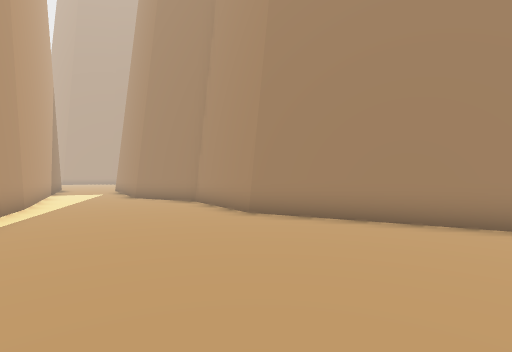
View 1 (above)

21 first-person views from a walk through a Unity game level. The camera is 1.2 m above the floor, looks level and sees 85° across. The floor is counted in squares, 1.31 m on a side. Each view is taken from the middle of a square. On the plan, view 1 faces up. The plan holds only what a view shows up to about 11 squares ahead; the rest is blank. The place goes on beyond the plan. The player is left out. Some animated figures are not drawn.

View 2
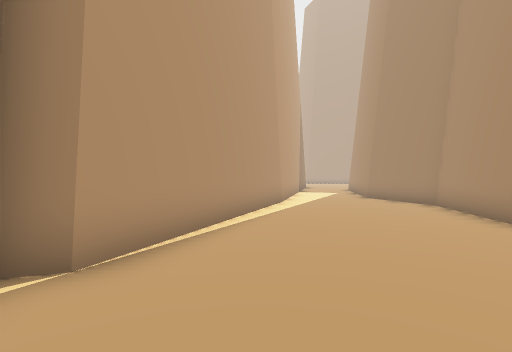

View 3
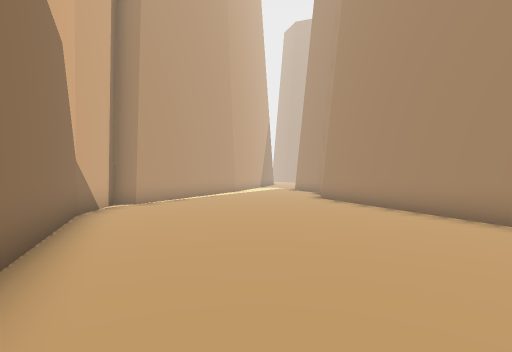

View 4
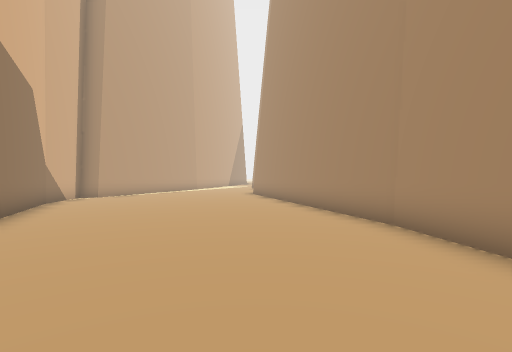

View 5
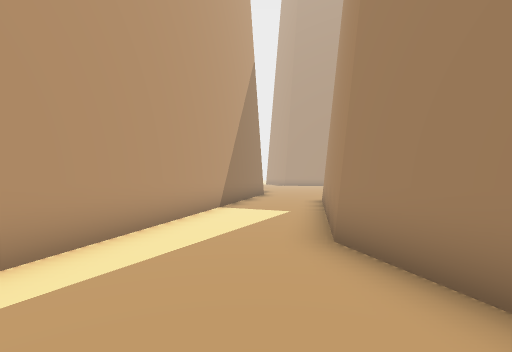

View 6
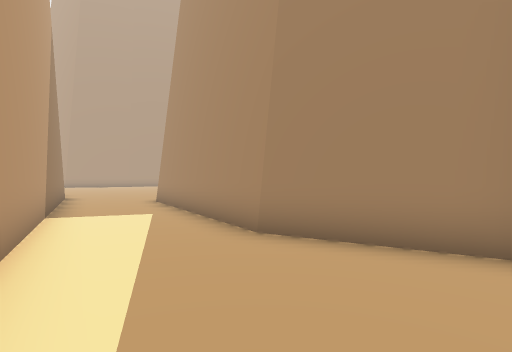

View 7
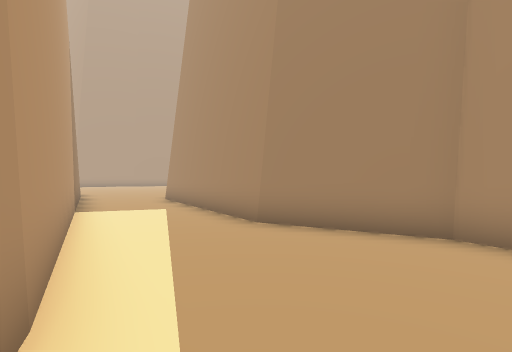

View 8
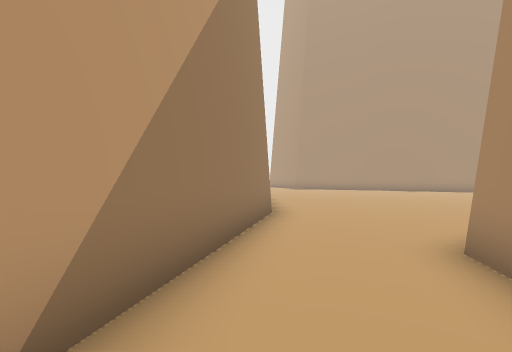

View 9
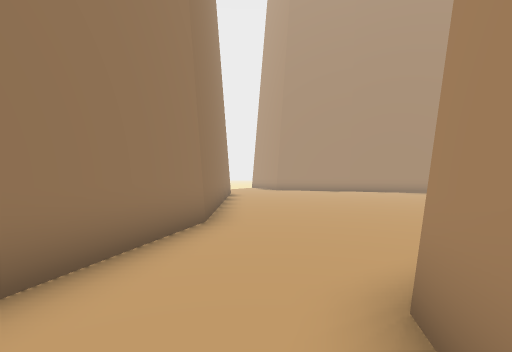

View 10
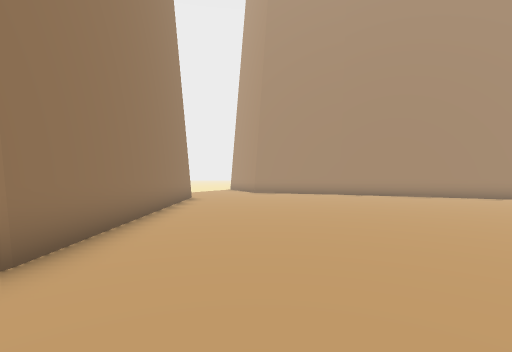

View 11
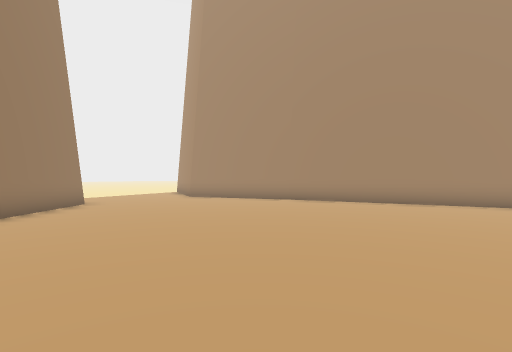

View 12
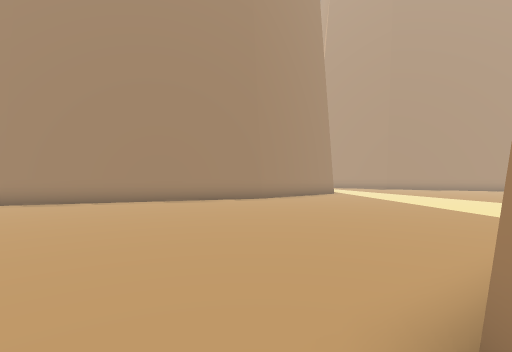

View 13
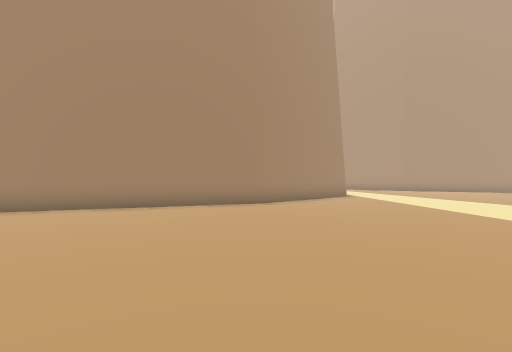

View 14
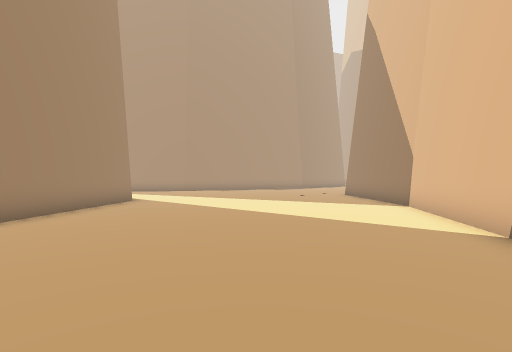

View 15
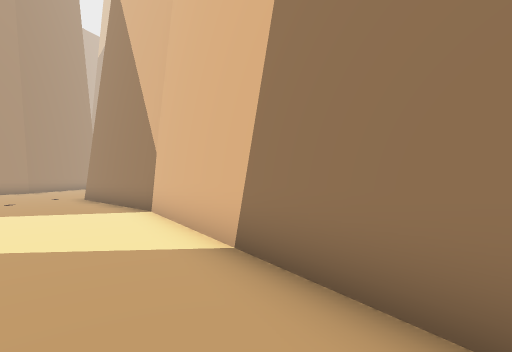

View 16
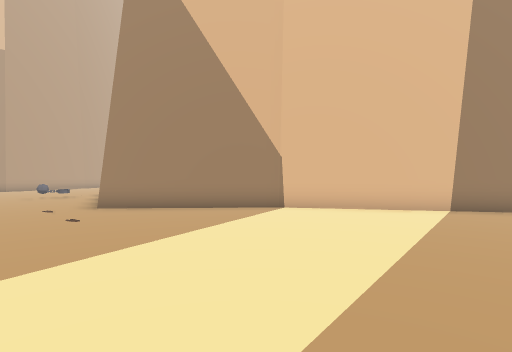

View 17
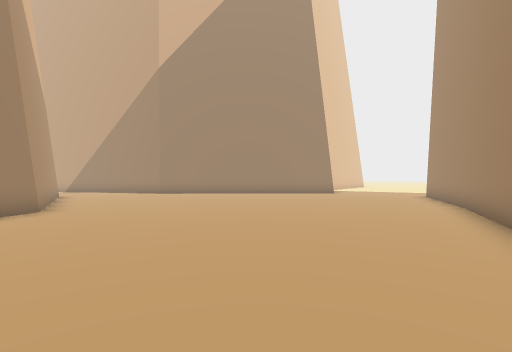

View 18
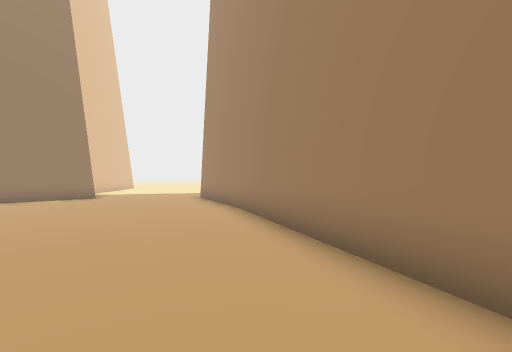

View 19
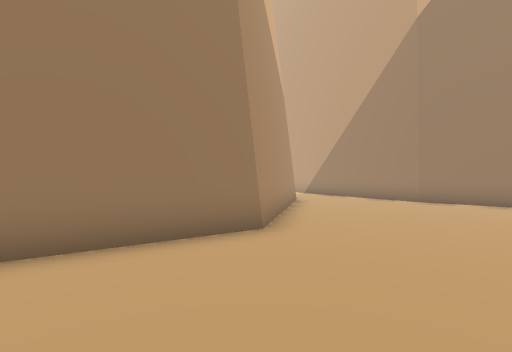

View 20
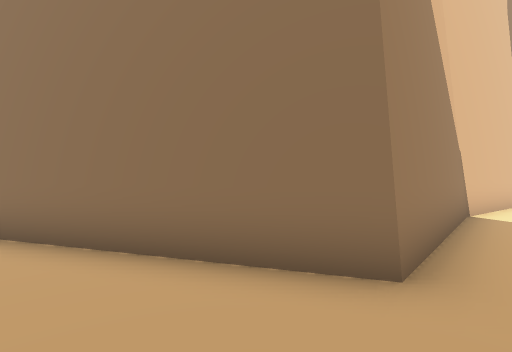

View 21
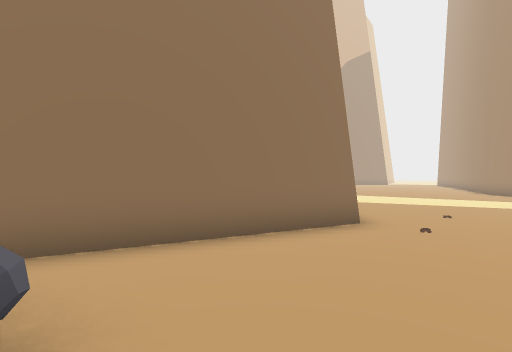

### Floor plan
Points are (right, up) in squares from view 1. A wall is a line through its corners. A room is listed if a view was taken in it or the views show most of it. See-through windows are left out.
Room 1 (views 1, 2, 3, 4, 5, 6, 7, 8, 9)
walls: (8.2, 2.5) (-0.1, 7) (-2.1, 10) (-4.9, 11.5) (-7.8, 16.1); (-6.4, 7.7) (-3.2, 0.7) (-3.5, 0.1) (-1.5, -1.4) (2.4, -2.9); (9.9, 1.2) (8.1, 2.6); (-10.8, 15) (-6.4, 7.6)
ways out: opening at (-9.5, 15) to room 2
Room 2 (views 10, 11, 12, 13, 14, 15, 16, 17, 18, 19, 20, 21)
walls: (-5.1, 35.6) (-7.8, 33.4) (-15.8, 30.6); (1.3, 28.6) (4.8, 32.5) (10, 30.8); (-15.7, 30.6) (-19, 29.1); (-7.8, 16.1) (-8.5, 17.1) (-7.1, 23.1) (1.4, 28.7); (-19.4, 24.4) (-12.7, 18.2) (-10.8, 15)
ways out: opening at (-9.5, 15) to room 1
objects: other object (10, 33)

Where each view was taken, in squares from view 1:
view 1: 0 up, 0 right, facing up
view 2: 0 up, 0 right, facing up-left
view 3: 3 down, 6 right, facing up-left
view 4: 3 down, 10 right, facing up-left
view 5: 8 up, 3 left, facing up-left
view 6: 7 up, 5 left, facing up
view 7: 6 up, 5 left, facing up
view 8: 13 up, 8 left, facing up-left
view 9: 15 up, 8 left, facing up-left
view 10: 18 up, 9 left, facing up-left
view 11: 22 up, 9 left, facing up-left
view 12: 22 up, 8 left, facing up
view 13: 24 up, 8 left, facing up
view 14: 26 up, 8 left, facing up-right
view 15: 26 up, 6 left, facing right
view 16: 35 up, 4 left, facing down-right
view 17: 32 up, 6 left, facing down-left
view 18: 31 up, 8 left, facing left
view 19: 28 up, 7 left, facing down
view 20: 35 up, 6 right, facing down
view 21: 35 up, 10 right, facing down-left
